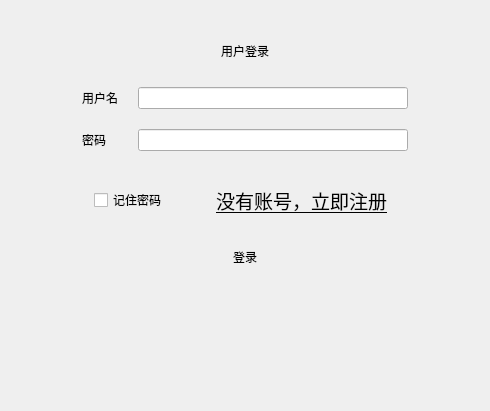
<?xml version="1.0" encoding="UTF-8"?>
<ui version="4.0">
 <class>Login</class>
 <widget class="QWidget" name="Login">
  <property name="geometry">
   <rect>
    <x>0</x>
    <y>0</y>
    <width>490</width>
    <height>411</height>
   </rect>
  </property>
  <property name="windowTitle">
   <string>Form</string>
  </property>
  <layout class="QVBoxLayout" name="verticalLayout_3">
   <property name="leftMargin">
    <number>0</number>
   </property>
   <property name="topMargin">
    <number>25</number>
   </property>
   <property name="rightMargin">
    <number>0</number>
   </property>
   <property name="bottomMargin">
    <number>0</number>
   </property>
   <item>
    <widget class="Form" name="titleWg" native="true"/>
   </item>
   <item>
    <widget class="QWidget" name="widget_2" native="true">
     <layout class="QGridLayout" name="gridLayout_2">
      <property name="leftMargin">
       <number>0</number>
      </property>
      <property name="topMargin">
       <number>0</number>
      </property>
      <property name="rightMargin">
       <number>0</number>
      </property>
      <property name="bottomMargin">
       <number>0</number>
      </property>
      <property name="spacing">
       <number>0</number>
      </property>
      <item row="0" column="0">
       <spacer name="horizontalSpacer_7">
        <property name="orientation">
         <enum>Qt::Horizontal</enum>
        </property>
        <property name="sizeHint" stdset="0">
         <size>
          <width>78</width>
          <height>20</height>
         </size>
        </property>
       </spacer>
      </item>
      <item row="0" column="1">
       <widget class="QStackedWidget" name="stackedWidget">
        <property name="currentIndex">
         <number>0</number>
        </property>
        <widget class="QWidget" name="login">
         <layout class="QVBoxLayout" name="verticalLayout_2">
          <property name="leftMargin">
           <number>0</number>
          </property>
          <property name="topMargin">
           <number>0</number>
          </property>
          <property name="rightMargin">
           <number>0</number>
          </property>
          <property name="bottomMargin">
           <number>0</number>
          </property>
          <item>
           <widget class="QWidget" name="widget_3" native="true">
            <layout class="QHBoxLayout" name="horizontalLayout">
             <property name="spacing">
              <number>0</number>
             </property>
             <property name="leftMargin">
              <number>0</number>
             </property>
             <property name="topMargin">
              <number>10</number>
             </property>
             <property name="rightMargin">
              <number>0</number>
             </property>
             <property name="bottomMargin">
              <number>10</number>
             </property>
             <item>
              <spacer name="horizontalSpacer_3">
               <property name="orientation">
                <enum>Qt::Horizontal</enum>
               </property>
               <property name="sizeHint" stdset="0">
                <size>
                 <width>69</width>
                 <height>20</height>
                </size>
               </property>
              </spacer>
             </item>
             <item>
              <widget class="QLabel" name="label">
               <property name="styleSheet">
                <string notr="true">font: 24pt &quot;.AppleSystemUIFont&quot;;</string>
               </property>
               <property name="text">
                <string>用户登录</string>
               </property>
               <property name="alignment">
                <set>Qt::AlignCenter</set>
               </property>
              </widget>
             </item>
             <item>
              <spacer name="horizontalSpacer_4">
               <property name="orientation">
                <enum>Qt::Horizontal</enum>
               </property>
               <property name="sizeHint" stdset="0">
                <size>
                 <width>68</width>
                 <height>20</height>
                </size>
               </property>
              </spacer>
             </item>
            </layout>
           </widget>
          </item>
          <item>
           <widget class="QWidget" name="widget_4" native="true">
            <layout class="QGridLayout" name="gridLayout">
             <property name="leftMargin">
              <number>0</number>
             </property>
             <property name="topMargin">
              <number>10</number>
             </property>
             <property name="rightMargin">
              <number>0</number>
             </property>
             <property name="bottomMargin">
              <number>20</number>
             </property>
             <property name="spacing">
              <number>0</number>
             </property>
             <item row="2" column="2">
              <widget class="QLineEdit" name="login_passwd">
               <property name="minimumSize">
                <size>
                 <width>0</width>
                 <height>21</height>
                </size>
               </property>
              </widget>
             </item>
             <item row="0" column="0">
              <widget class="QLabel" name="label_2">
               <property name="styleSheet">
                <string notr="true">font: 20pt &quot;.AppleSystemUIFont&quot;;</string>
               </property>
               <property name="text">
                <string>用户名</string>
               </property>
              </widget>
             </item>
             <item row="0" column="1">
              <spacer name="horizontalSpacer_2">
               <property name="orientation">
                <enum>Qt::Horizontal</enum>
               </property>
               <property name="sizeType">
                <enum>QSizePolicy::Fixed</enum>
               </property>
               <property name="sizeHint" stdset="0">
                <size>
                 <width>20</width>
                 <height>20</height>
                </size>
               </property>
              </spacer>
             </item>
             <item row="0" column="2">
              <widget class="QLineEdit" name="login_username">
               <property name="minimumSize">
                <size>
                 <width>0</width>
                 <height>21</height>
                </size>
               </property>
              </widget>
             </item>
             <item row="2" column="0">
              <widget class="QLabel" name="label_3">
               <property name="styleSheet">
                <string notr="true">font: 20pt &quot;.AppleSystemUIFont&quot;;</string>
               </property>
               <property name="text">
                <string>密码</string>
               </property>
              </widget>
             </item>
             <item row="1" column="0">
              <spacer name="verticalSpacer">
               <property name="orientation">
                <enum>Qt::Vertical</enum>
               </property>
               <property name="sizeType">
                <enum>QSizePolicy::Fixed</enum>
               </property>
               <property name="sizeHint" stdset="0">
                <size>
                 <width>20</width>
                 <height>20</height>
                </size>
               </property>
              </spacer>
             </item>
            </layout>
           </widget>
          </item>
          <item>
           <widget class="QWidget" name="widget_5" native="true">
            <layout class="QHBoxLayout" name="horizontalLayout_2">
             <property name="spacing">
              <number>0</number>
             </property>
             <property name="leftMargin">
              <number>12</number>
             </property>
             <property name="topMargin">
              <number>5</number>
             </property>
             <property name="rightMargin">
              <number>12</number>
             </property>
             <property name="bottomMargin">
              <number>10</number>
             </property>
             <item>
              <widget class="QCheckBox" name="login_checkBox">
               <property name="text">
                <string>记住密码</string>
               </property>
              </widget>
             </item>
             <item>
              <spacer name="horizontalSpacer">
               <property name="orientation">
                <enum>Qt::Horizontal</enum>
               </property>
               <property name="sizeHint" stdset="0">
                <size>
                 <width>40</width>
                 <height>20</height>
                </size>
               </property>
              </spacer>
             </item>
             <item>
              <widget class="QToolButton" name="goLogin">
               <property name="font">
                <font>
                 <family>.AppleSystemUIFont</family>
                 <pointsize>14</pointsize>
                 <weight>50</weight>
                 <italic>false</italic>
                 <bold>false</bold>
                 <underline>true</underline>
                </font>
               </property>
               <property name="styleSheet">
                <string notr="true">font: 14pt &quot;.AppleSystemUIFont&quot;;
</string>
               </property>
               <property name="text">
                <string>没有账号，立即注册</string>
               </property>
               <property name="autoRaise">
                <bool>true</bool>
               </property>
              </widget>
             </item>
            </layout>
           </widget>
          </item>
          <item>
           <widget class="QWidget" name="widget_6" native="true">
            <layout class="QHBoxLayout" name="horizontalLayout_3">
             <property name="spacing">
              <number>0</number>
             </property>
             <property name="leftMargin">
              <number>12</number>
             </property>
             <property name="topMargin">
              <number>10</number>
             </property>
             <property name="rightMargin">
              <number>12</number>
             </property>
             <property name="bottomMargin">
              <number>20</number>
             </property>
             <item>
              <spacer name="horizontalSpacer_5">
               <property name="orientation">
                <enum>Qt::Horizontal</enum>
               </property>
               <property name="sizeHint" stdset="0">
                <size>
                 <width>78</width>
                 <height>20</height>
                </size>
               </property>
              </spacer>
             </item>
             <item>
              <widget class="QToolButton" name="login_ok">
               <property name="styleSheet">
                <string notr="true">font: 18pt &quot;.AppleSystemUIFont&quot;;
</string>
               </property>
               <property name="text">
                <string>登录</string>
               </property>
               <property name="autoRaise">
                <bool>true</bool>
               </property>
              </widget>
             </item>
             <item>
              <spacer name="horizontalSpacer_6">
               <property name="orientation">
                <enum>Qt::Horizontal</enum>
               </property>
               <property name="sizeHint" stdset="0">
                <size>
                 <width>78</width>
                 <height>20</height>
                </size>
               </property>
              </spacer>
             </item>
            </layout>
           </widget>
          </item>
         </layout>
        </widget>
        <widget class="QWidget" name="reg">
         <widget class="QWidget" name="widget_11" native="true">
          <property name="geometry">
           <rect>
            <x>20</x>
            <y>50</y>
            <width>281</width>
            <height>191</height>
           </rect>
          </property>
          <layout class="QGridLayout" name="gridLayout_5">
           <property name="topMargin">
            <number>25</number>
           </property>
           <item row="0" column="0">
            <widget class="QLabel" name="label_8">
             <property name="styleSheet">
              <string notr="true">font: 18pt &quot;.AppleSystemUIFont&quot;;</string>
             </property>
             <property name="text">
              <string>用户名</string>
             </property>
            </widget>
           </item>
           <item row="0" column="1">
            <widget class="QLineEdit" name="reg_username"/>
           </item>
           <item row="1" column="0">
            <widget class="QLabel" name="label_9">
             <property name="styleSheet">
              <string notr="true">font: 18pt &quot;.AppleSystemUIFont&quot;;</string>
             </property>
             <property name="text">
              <string>昵称</string>
             </property>
            </widget>
           </item>
           <item row="1" column="1">
            <widget class="QLineEdit" name="reg_nick"/>
           </item>
           <item row="2" column="0">
            <widget class="QLabel" name="label_10">
             <property name="styleSheet">
              <string notr="true">font: 18pt &quot;.AppleSystemUIFont&quot;;</string>
             </property>
             <property name="text">
              <string>密码</string>
             </property>
            </widget>
           </item>
           <item row="2" column="1">
            <widget class="QLineEdit" name="reg_passwd"/>
           </item>
           <item row="3" column="0">
            <widget class="QLabel" name="label_11">
             <property name="styleSheet">
              <string notr="true">font: 18pt &quot;.AppleSystemUIFont&quot;;</string>
             </property>
             <property name="text">
              <string>确认密码</string>
             </property>
            </widget>
           </item>
           <item row="3" column="1">
            <widget class="QLineEdit" name="reg_repasswd"/>
           </item>
           <item row="4" column="0">
            <widget class="QLabel" name="label_12">
             <property name="styleSheet">
              <string notr="true">font: 18pt &quot;.AppleSystemUIFont&quot;;</string>
             </property>
             <property name="text">
              <string>电话</string>
             </property>
            </widget>
           </item>
           <item row="4" column="1">
            <widget class="QLineEdit" name="reg_phone"/>
           </item>
           <item row="5" column="0">
            <widget class="QLabel" name="label_13">
             <property name="styleSheet">
              <string notr="true">font: 18pt &quot;.AppleSystemUIFont&quot;;</string>
             </property>
             <property name="text">
              <string>邮箱</string>
             </property>
            </widget>
           </item>
           <item row="5" column="1">
            <widget class="QLineEdit" name="reg_email"/>
           </item>
          </layout>
         </widget>
         <widget class="QWidget" name="widget_12" native="true">
          <property name="geometry">
           <rect>
            <x>40</x>
            <y>240</y>
            <width>251</width>
            <height>61</height>
           </rect>
          </property>
          <layout class="QHBoxLayout" name="horizontalLayout_6">
           <property name="topMargin">
            <number>25</number>
           </property>
           <item>
            <spacer name="horizontalSpacer_11">
             <property name="orientation">
              <enum>Qt::Horizontal</enum>
             </property>
             <property name="sizeHint" stdset="0">
              <size>
               <width>45</width>
               <height>20</height>
              </size>
             </property>
            </spacer>
           </item>
           <item>
            <widget class="QToolButton" name="reg_ok">
             <property name="styleSheet">
              <string notr="true">font: 18pt &quot;.AppleSystemUIFont&quot;;
</string>
             </property>
             <property name="text">
              <string>注册</string>
             </property>
            </widget>
           </item>
           <item>
            <spacer name="horizontalSpacer_10">
             <property name="orientation">
              <enum>Qt::Horizontal</enum>
             </property>
             <property name="sizeHint" stdset="0">
              <size>
               <width>45</width>
               <height>20</height>
              </size>
             </property>
            </spacer>
           </item>
          </layout>
         </widget>
         <widget class="QLabel" name="label_7">
          <property name="geometry">
           <rect>
            <x>100</x>
            <y>20</y>
            <width>101</width>
            <height>21</height>
           </rect>
          </property>
          <property name="styleSheet">
           <string notr="true">font: 24pt &quot;.AppleSystemUIFont&quot;;</string>
          </property>
          <property name="text">
           <string>用户注册</string>
          </property>
          <property name="alignment">
           <set>Qt::AlignCenter</set>
          </property>
         </widget>
        </widget>
        <widget class="QWidget" name="set">
         <layout class="QVBoxLayout" name="verticalLayout">
          <item>
           <widget class="QWidget" name="widget_9" native="true">
            <layout class="QHBoxLayout" name="horizontalLayout_5">
             <property name="spacing">
              <number>0</number>
             </property>
             <property name="leftMargin">
              <number>0</number>
             </property>
             <property name="topMargin">
              <number>0</number>
             </property>
             <property name="rightMargin">
              <number>0</number>
             </property>
             <property name="bottomMargin">
              <number>0</number>
             </property>
             <item>
              <widget class="QLabel" name="label_4">
               <property name="styleSheet">
                <string notr="true">font: 24pt &quot;.AppleSystemUIFont&quot;;</string>
               </property>
               <property name="text">
                <string>服务器设置</string>
               </property>
               <property name="alignment">
                <set>Qt::AlignCenter</set>
               </property>
              </widget>
             </item>
            </layout>
           </widget>
          </item>
          <item>
           <spacer name="verticalSpacer_5">
            <property name="orientation">
             <enum>Qt::Vertical</enum>
            </property>
            <property name="sizeType">
             <enum>QSizePolicy::Fixed</enum>
            </property>
            <property name="sizeHint" stdset="0">
             <size>
              <width>20</width>
              <height>20</height>
             </size>
            </property>
           </spacer>
          </item>
          <item>
           <widget class="QWidget" name="widget_7" native="true">
            <layout class="QGridLayout" name="gridLayout_4">
             <property name="leftMargin">
              <number>0</number>
             </property>
             <property name="topMargin">
              <number>20</number>
             </property>
             <property name="rightMargin">
              <number>0</number>
             </property>
             <property name="bottomMargin">
              <number>20</number>
             </property>
             <property name="spacing">
              <number>0</number>
             </property>
             <item row="1" column="0">
              <spacer name="verticalSpacer_4">
               <property name="orientation">
                <enum>Qt::Vertical</enum>
               </property>
               <property name="sizeType">
                <enum>QSizePolicy::Fixed</enum>
               </property>
               <property name="sizeHint" stdset="0">
                <size>
                 <width>20</width>
                 <height>5</height>
                </size>
               </property>
              </spacer>
             </item>
             <item row="0" column="0">
              <widget class="QLabel" name="label_5">
               <property name="styleSheet">
                <string notr="true">font: 18pt &quot;.AppleSystemUIFont&quot;;</string>
               </property>
               <property name="text">
                <string>服务器IP</string>
               </property>
              </widget>
             </item>
             <item row="2" column="0">
              <widget class="QLabel" name="label_6">
               <property name="styleSheet">
                <string notr="true">font: 18pt &quot;.AppleSystemUIFont&quot;;</string>
               </property>
               <property name="text">
                <string>服务器端口</string>
               </property>
              </widget>
             </item>
             <item row="2" column="2">
              <widget class="QLineEdit" name="set_port"/>
             </item>
             <item row="0" column="1">
              <spacer name="horizontalSpacer_13">
               <property name="orientation">
                <enum>Qt::Horizontal</enum>
               </property>
               <property name="sizeHint" stdset="0">
                <size>
                 <width>40</width>
                 <height>20</height>
                </size>
               </property>
              </spacer>
             </item>
             <item row="0" column="2">
              <widget class="QLineEdit" name="set_ip"/>
             </item>
            </layout>
           </widget>
          </item>
          <item>
           <widget class="QWidget" name="widget_8" native="true">
            <layout class="QHBoxLayout" name="horizontalLayout_4">
             <property name="spacing">
              <number>0</number>
             </property>
             <property name="leftMargin">
              <number>12</number>
             </property>
             <property name="topMargin">
              <number>20</number>
             </property>
             <property name="rightMargin">
              <number>12</number>
             </property>
             <property name="bottomMargin">
              <number>20</number>
             </property>
             <item>
              <spacer name="horizontalSpacer_9">
               <property name="orientation">
                <enum>Qt::Horizontal</enum>
               </property>
               <property name="sizeHint" stdset="0">
                <size>
                 <width>78</width>
                 <height>20</height>
                </size>
               </property>
              </spacer>
             </item>
             <item>
              <widget class="QToolButton" name="set_ok">
               <property name="styleSheet">
                <string notr="true">
font: 18pt &quot;.AppleSystemUIFont&quot;;</string>
               </property>
               <property name="text">
                <string>确定</string>
               </property>
               <property name="autoRaise">
                <bool>false</bool>
               </property>
              </widget>
             </item>
             <item>
              <spacer name="horizontalSpacer_8">
               <property name="orientation">
                <enum>Qt::Horizontal</enum>
               </property>
               <property name="sizeHint" stdset="0">
                <size>
                 <width>78</width>
                 <height>20</height>
                </size>
               </property>
              </spacer>
             </item>
            </layout>
           </widget>
          </item>
         </layout>
        </widget>
       </widget>
      </item>
      <item row="0" column="2">
       <spacer name="horizontalSpacer_12">
        <property name="orientation">
         <enum>Qt::Horizontal</enum>
        </property>
        <property name="sizeHint" stdset="0">
         <size>
          <width>77</width>
          <height>20</height>
         </size>
        </property>
       </spacer>
      </item>
      <item row="1" column="1">
       <spacer name="verticalSpacer_2">
        <property name="orientation">
         <enum>Qt::Vertical</enum>
        </property>
        <property name="sizeHint" stdset="0">
         <size>
          <width>20</width>
          <height>59</height>
         </size>
        </property>
       </spacer>
      </item>
     </layout>
    </widget>
   </item>
  </layout>
 </widget>
 <customwidgets>
  <customwidget>
   <class>Form</class>
   <extends>QWidget</extends>
   <header location="global">form.h</header>
   <container>1</container>
  </customwidget>
 </customwidgets>
 <tabstops>
  <tabstop>set_ip</tabstop>
  <tabstop>set_port</tabstop>
  <tabstop>set_ok</tabstop>
  <tabstop>login_username</tabstop>
  <tabstop>login_passwd</tabstop>
  <tabstop>login_checkBox</tabstop>
  <tabstop>goLogin</tabstop>
  <tabstop>login_ok</tabstop>
  <tabstop>reg_username</tabstop>
  <tabstop>reg_nick</tabstop>
  <tabstop>reg_passwd</tabstop>
  <tabstop>reg_repasswd</tabstop>
  <tabstop>reg_phone</tabstop>
  <tabstop>reg_email</tabstop>
  <tabstop>reg_ok</tabstop>
 </tabstops>
 <resources/>
 <connections/>
</ui>
